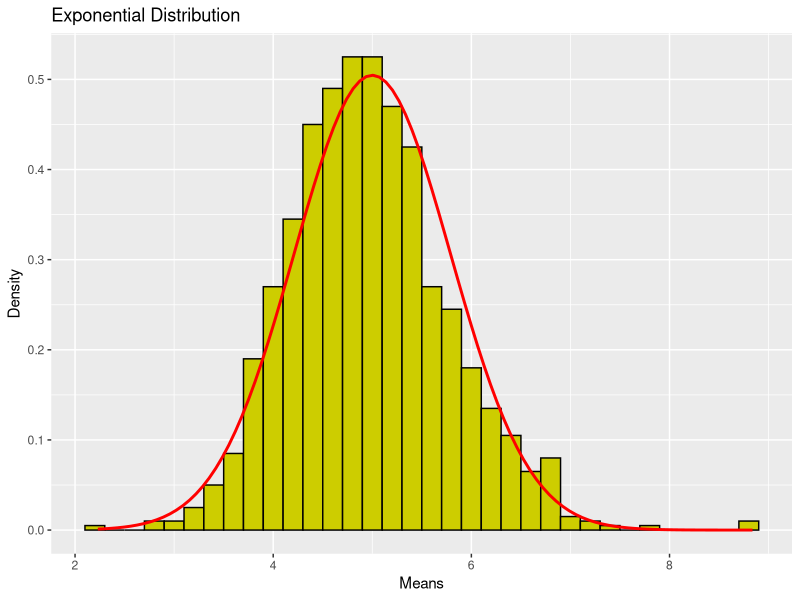

Source code (R):
## ---- chunk 1
#set the known variables and set a seed
n <- 40
no.sim <- 1000
lambda <- 0.2

set.seed(777)

#Simulation
sim_exp <- replicate(no.sim, rexp(n, lambda))

#Calculate means
means_exp <- apply(sim_exp, 2, mean)

#Look at the means
head(means_exp)
## ---- chunk 2
#calculate
sample_mean <- mean(means_exp)
theor_mean <- 1/lambda

#preview
sample_mean
theor_mean
## ---- chunk 3
#calculate the standard deviation
theor_sd <- ((1/lambda) * (1/sqrt(n)))
sample_sd <- sd(means_exp)
         
#calculate the variance
theor_var <- theor_sd ^ 2
sample_var <- var(means_exp)

#preview the variance
theor_var
sample_var
## ---- chunk 4
library(ggplot2)

all_means <- data.frame(means_exp)

plott <- ggplot(all_means, aes (x = means_exp)) + 
  geom_histogram (binwidth = lambda, fill="yellow3", color="black", aes (y = ..density..)) + 
  labs(title="Exponential Distribution", x="Means", y="Density") + 
  stat_function(fun = dnorm, args = list(mean=theor_mean, sd=theor_sd), color = "red", size = 1.0)

print(plott)
